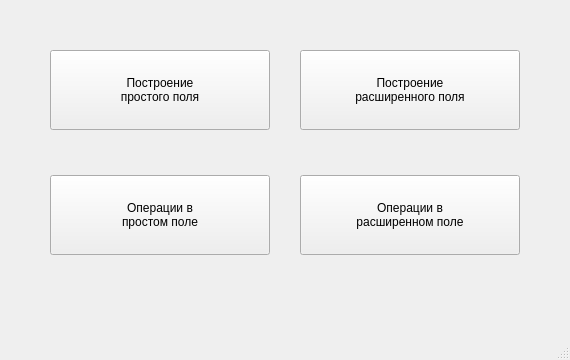
<?xml version="1.0" encoding="UTF-8"?>
<ui version="4.0">
 <class>MainWindow</class>
 <widget class="QMainWindow" name="MainWindow">
  <property name="geometry">
   <rect>
    <x>0</x>
    <y>0</y>
    <width>570</width>
    <height>360</height>
   </rect>
  </property>
  <property name="windowTitle">
   <string>GF</string>
  </property>
  <widget class="QWidget" name="centralwidget">
   <widget class="QPushButton" name="actionExtended">
    <property name="geometry">
     <rect>
      <x>300</x>
      <y>175</y>
      <width>220</width>
      <height>80</height>
     </rect>
    </property>
    <property name="text">
     <string>Операции в
расширенном поле</string>
    </property>
   </widget>
   <widget class="QPushButton" name="actionSimple">
    <property name="geometry">
     <rect>
      <x>50</x>
      <y>175</y>
      <width>220</width>
      <height>80</height>
     </rect>
    </property>
    <property name="text">
     <string>Операции в
простом поле</string>
    </property>
   </widget>
   <widget class="QPushButton" name="extended">
    <property name="geometry">
     <rect>
      <x>300</x>
      <y>50</y>
      <width>220</width>
      <height>80</height>
     </rect>
    </property>
    <property name="text">
     <string>Построение
расширенного поля</string>
    </property>
   </widget>
   <widget class="QPushButton" name="simple">
    <property name="geometry">
     <rect>
      <x>50</x>
      <y>50</y>
      <width>220</width>
      <height>80</height>
     </rect>
    </property>
    <property name="text">
     <string>Построение
простого поля</string>
    </property>
   </widget>
  </widget>
  <widget class="QMenuBar" name="menubar">
   <property name="geometry">
    <rect>
     <x>0</x>
     <y>0</y>
     <width>570</width>
     <height>32</height>
    </rect>
   </property>
  </widget>
  <widget class="QStatusBar" name="statusbar"/>
 </widget>
 <resources/>
 <connections/>
</ui>
